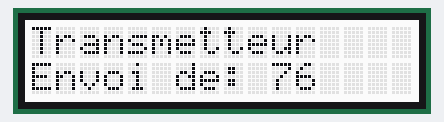
A program run on a simulated Arduino Uno, built with avr-gcc and run on an emulated ATmega328P. Parts: 16×2 character LCD. Random numbers use the default seed unless the program sets one; what the program prints to the serial monitor is not drawn.

Above: at 0.1 s.
At 4.2 s:
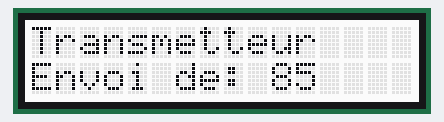
At 9.3 s:
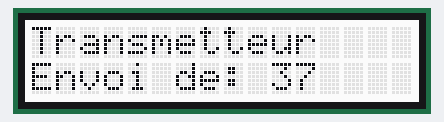
At 18.4 s:
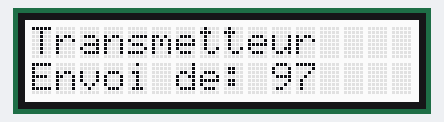
At 27.5 s:
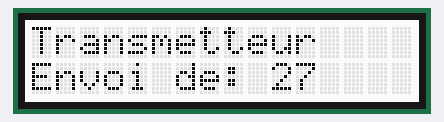
At 36.6 s:
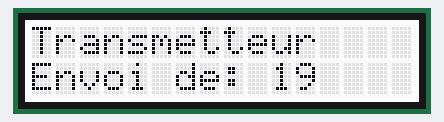

Measured:
- what the display in image 1 shows lasts 1.1 s, from 4.1 s to 5.2 s

The program:

main.cpp
```cpp
/*
  Relier deux Arduino via le port UART physique
  Code du TRANSMETTEUR - sur le UNO
*/

#include <Arduino.h>
#include "rgb_lcd.h"
#include "Streaming.h"
#include <SoftwareSerial.h>

#define UART_RX             6
#define UART_TX             7

#define UART_VITESSE        9600
#define MAX_NB_ALEATOIRE    99
#define UNE_SECONDE         1000
#define LCD_DEUXIEME_LIGNE  1
#define LCD_NB_LIGNE        2
#define LCD_NB_COL          16

rgb_lcd lcd;
SoftwareSerial transmetteur(UART_RX, UART_TX); // RX, TX

//--------------------------------------------------------
void setup() {
  Serial.begin(UART_VITESSE); // Disponible pour les traces dans cet exemple!
  Serial << "Démarrage du transmetteur..." << endl;

  transmetteur.begin(UART_VITESSE);
  lcd.begin(LCD_NB_COL,LCD_NB_LIGNE);
  lcd.print("Transmetteur");
} // setup()

//--------------------------------------------------------
void loop() {
   // Transmettre un code à chaque seconde
   // générer un nombre entre 0 et MAX_NB_ALEATOIRE - 1
   byte unCode = random(MAX_NB_ALEATOIRE);
   Serial << "Envoi de: " << unCode << endl;
   transmetteur.write(unCode);
   lcd.setCursor(0, LCD_DEUXIEME_LIGNE);
   lcd << "Envoi de: " << unCode;
   delay(UNE_SECONDE);
} // loop()
```
